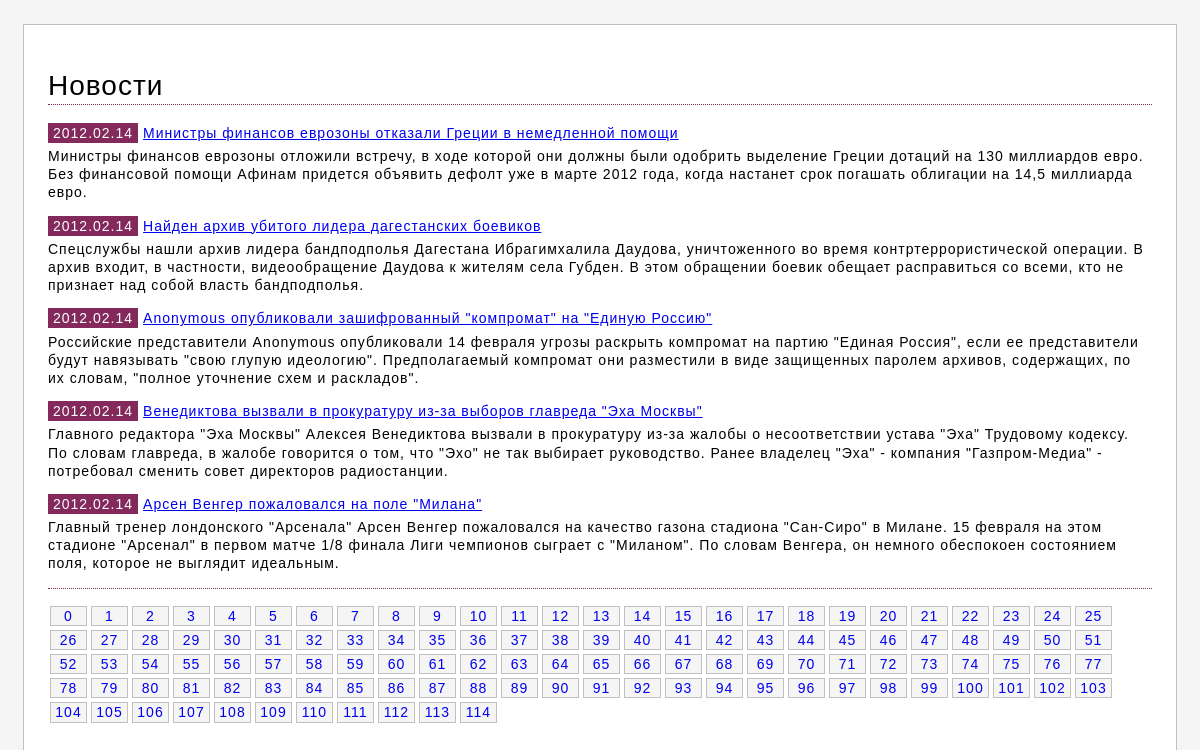
Page /news.php on the committed database.
### tables this page shows
CREATE TABLE `news` (
  `id` int(11) unsigned NOT NULL AUTO_INCREMENT,
  `idate` int(11) unsigned NOT NULL DEFAULT '0',
  `title` varchar(250) NOT NULL DEFAULT '',
  `announce` text,
  `content` text,
  PRIMARY KEY (`id`),
  KEY `id` (`id`),
  KEY `idx_news_idate` (`idate`)
);

### news.php (the view, shortened to what this page needs)
<?php
  require_once 'header.php';
  require_once 'config.php';
    $limitStart = $_GET['page'] * 5;
    if ($result = $newsdb->query('SELECT id, title, announce, idate FROM news ORDER BY idate DESC LIMIT '.$limitStart.', 5')) {
        echo '<h1 class="article-header">Новости</h1>';
        while ( $row = $result->fetch_assoc() ) {
        echo('<div class="articleList"><div class="articleList-title"><span class="articleList-date">'. gmdate("Y.m.d", $row['idate']) .'</span><a href="viev.php?id='.$row['id'].'" class="articleList-link">' . $row['title'] . '</a></div>'
            . '<div class="articleList-announce">' . $row['announce'] . '</div></div>');
        }
    }
 ?>
 <div class="dottedLine"></div>
 <div class="pages">
   <?php
    if ($news = $newsdb->query('SELECT * FROM news')) {
      $pages = ceil(mysqli_num_rows($news) / 5);
    }
    for ($page = 0;$page <= $pages;$page++){
      echo('<a class="pages-link" href="/news.php?page='.$page.'">'.$page.'</a>');
    }
   ?>
 </div>
<?php   require_once 'footer.php'; ?>

### css/style.css (style rules this page uses)
html, body { margin: 0; padding: 0; }
body { font-family: sans-serif; letter-spacing: 1px; line-height: 1.3; font-size: 14px; background-color: whitesmoke; height: 100%; width: 100%; display: flex; align-items: center; flex-direction: column; }
.dottedLine { border-bottom: 1px dotted #84295B; }
.article-header { font-weight:500; border-bottom: 1px dotted #84295B; }
.articleList { margin: 5px 0 15px 0; }
.articleList-title { margin-bottom: 5px; }
.articleList-date { background-color: #84295B; color: #fff; padding: 2px 5px; }
.articleList-link { padding: 2px 5px; }
.pages { padding: 15px 0; display: flex; justify-content: flex-start; flex-wrap: wrap; box-sizing: border-box; margin: auto; }
.pages-link { display: inline-block; text-decoration: none; margin: 2px; width: 35px; text-align: center; border: 1px solid silver; background-color: whitesmoke; }

### rows in the picture
news: idate "2012.02.14", title "Министры финансов еврозоны отказали Греции в немедленной помощи", announce "Министры финансов еврозоны отложили встречу, в ходе которой они должны были одобрить выделение Греции дотаций на 130 миллиардов евро. Без финансовой помощи Афинам придется объявить дефолт уже в марте 2012 года, когда настанет срок погашать облигации на 14,5 миллиарда евро."
news: idate "2012.02.14", title "Найден архив убитого лидера дагестанских боевиков", announce "Спецслужбы нашли архив лидера бандподполья Дагестана Ибрагимхалила Даудова, уничтоженного во время контртеррористической операции. В архив входит, в частности, видеообращение Даудова к жителям села Губден. В этом обращении боевик обещает расправиться со всеми, кто не признает над собой власть бандподполья."
news: idate "2012.02.14", title "Anonymous опубликовали зашифрованный \"компромат\" на \"Единую Россию\"", announce "Российские представители Anonymous опубликовали 14 февраля угрозы раскрыть компромат на партию \"Единая Россия\", если ее представители будут навязывать \"свою глупую идеологию\". Предполагаемый компромат они разместили в виде защищенных паролем архивов, содержащих, по их словам, \"полное уточнение схем и раскладов\"."
news: idate "2012.02.14", title "Венедиктова вызвали в прокуратуру из-за выборов главреда \"Эха Москвы\"", announce "Главного редактора \"Эха Москвы\" Алексея Венедиктова вызвали в прокуратуру из-за жалобы о несоответствии устава \"Эха\" Трудовому кодексу. По словам главреда, в жалобе говорится о том, что \"Эхо\" не так выбирает руководство. Ранее владелец \"Эха\" - компания \"Газпром-Медиа\" - потребовал сменить совет директоров радиостанции."
news: idate "2012.02.14", title "Арсен Венгер пожаловался на поле \"Милана\"", announce "Главный тренер лондонского \"Арсенала\" Арсен Венгер пожаловался на качество газона стадиона \"Сан-Сиро\" в Милане. 15 февраля на этом стадионе \"Арсенал\" в первом матче 1/8 финала Лиги чемпионов сыграет с \"Миланом\". По словам Венгера, он немного обеспокоен состоянием поля, которое не выглядит идеальным."
